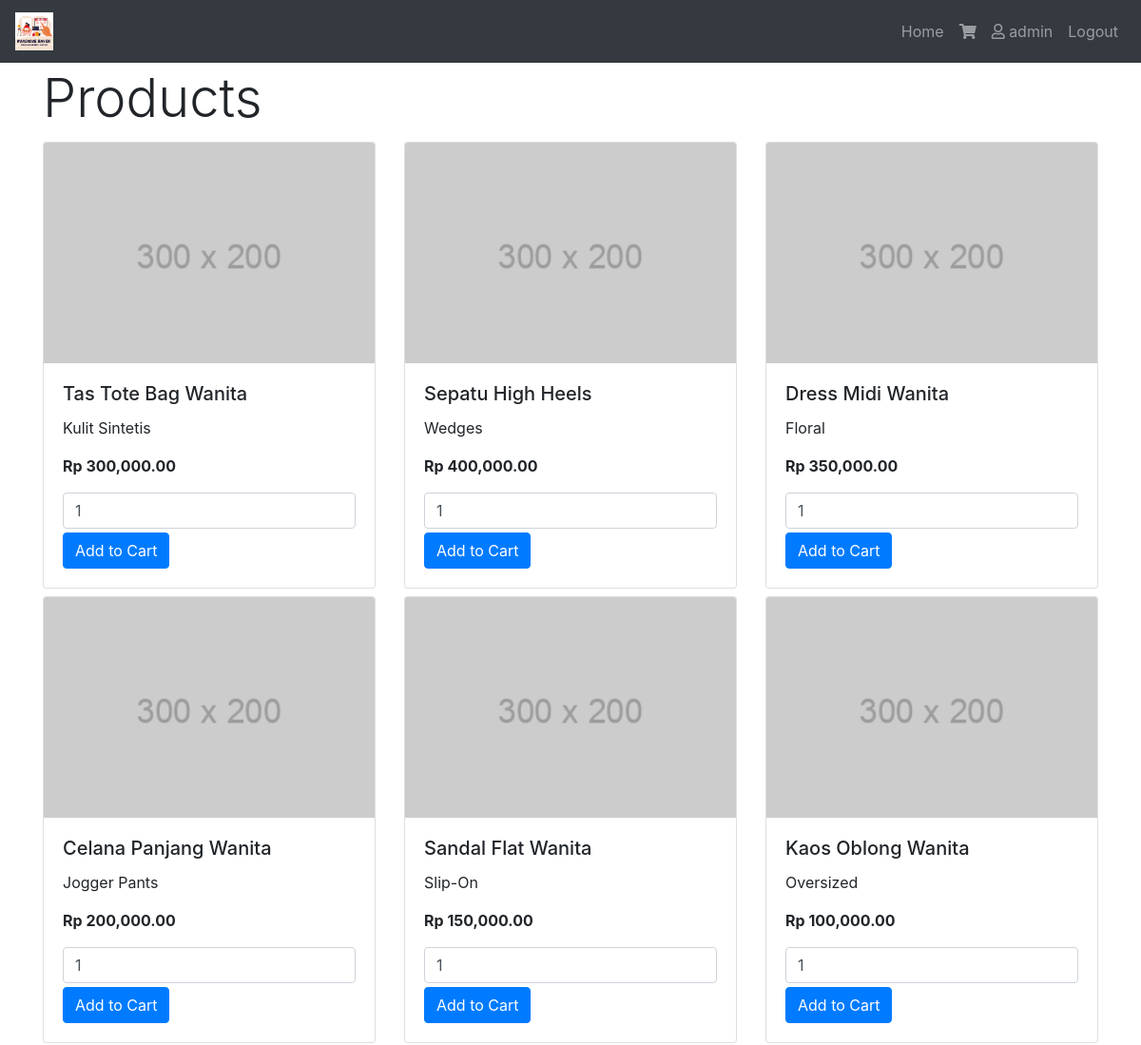
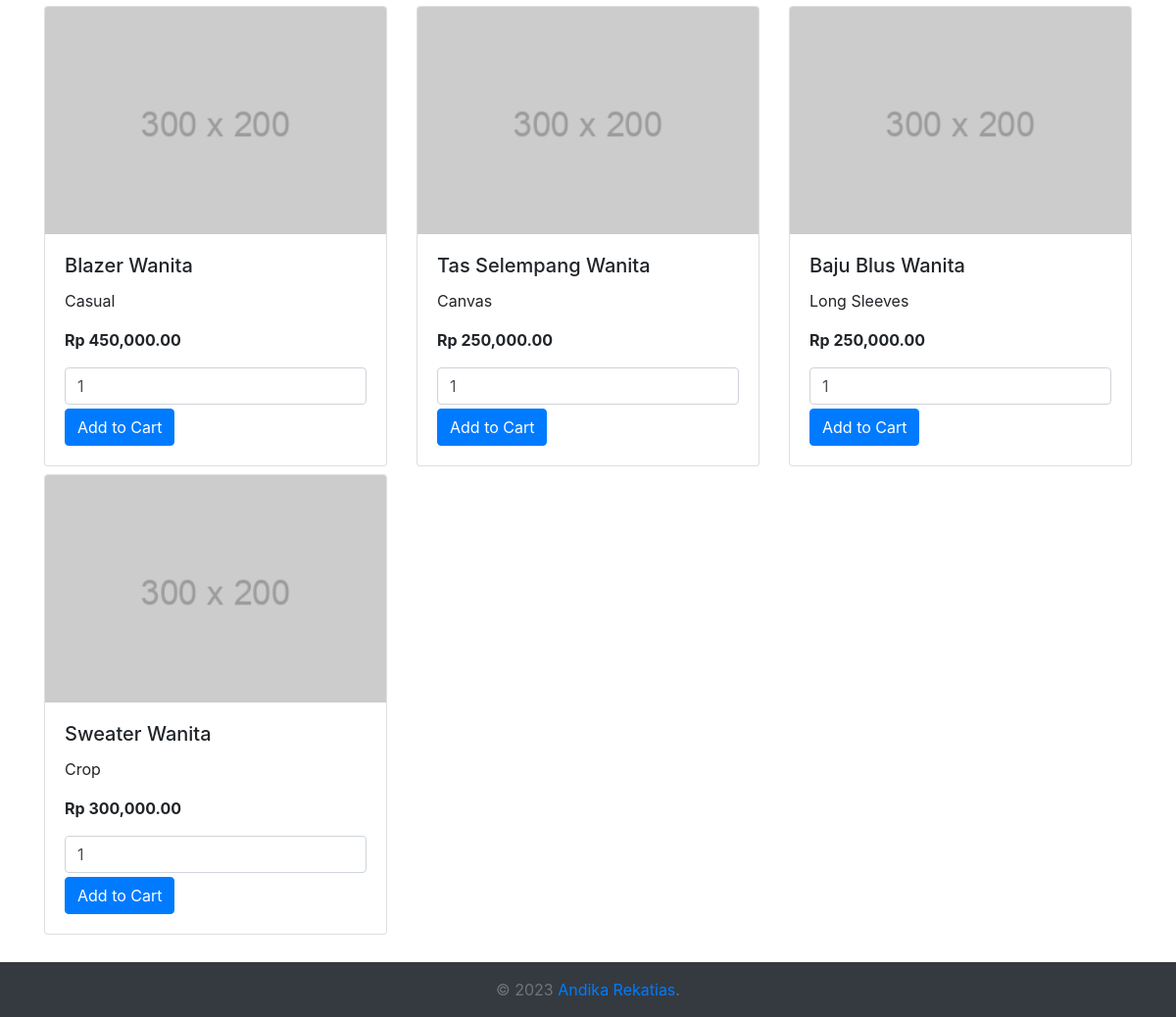
Screenshot of / (signed in) with the database file from the repository (2 pictures, top to bottom).
### tables this page shows
CREATE TABLE `item` (
  `id_i` int(11) NOT NULL,
  `id_u` int(11) NOT NULL,
  `i_name` varchar(50) NOT NULL,
  `type` varchar(30) NOT NULL,
  `image` varchar(100) NOT NULL,
  `price` decimal(10,2) NOT NULL
);

### app/koneksi.php (called while the page is built, shortened)
<?php
    class Koneksi {
        function __construct()
        {
            $this->kon = mysqli_connect("localhost", "root", "") or die("Couldn't connect to MySQL server");
            $this->baseUrl = "http://" . $_SERVER['SERVER_NAME'] . "/task2/";
            $this->prosesUrl = $this->baseUrl . "proses/";
        }
    }
?>

### inc/auth.php (called while the page is built, shortened)
<?php
require_once('app/koneksi.php');
require_once('app/item.php');
$item = new Item();
?>

### app/item.php (the view, shortened to what this page needs)
<?php
require_once('koneksi.php');
class Item{
    public $baseUrl;
    public $prosesUrl;
    public $pi;
    public function __construct(){
        $kon = new Koneksi();
        $this->koneksi = $kon->kon;
        $this->baseUrl = $kon->baseUrl;
        $this->prosesUrl = $kon->prosesUrl;
        $this->pi = mysqli_query($this->koneksi, "SELECT * FROM item");
    }
    public function showItem(){
        while ($result = mysqli_fetch_array($this->pi)) {
            $this->i_name = $result['i_name'];
            $this->type = $result['type'];
            $this->image = $result['image'];
            $this->price = $result['price'];
            echo "<div class='col-md-4 my-1'>";
            echo "<div class='card'>";
			echo "<img class='card-img-top' src='" . $this->baseUrl . "assets/img/".$this->image."' alt='Product Image'>";
			echo "<div class='card-body'>";
			echo "<h5 class='card-title'>". $this->i_name ."</h5>";
			echo "<p class='card-text'>". $this->type ."</p>";
			echo "<p class='card-text font-weight-bold'>Rp ". number_format($this->price,2) ."</p>";
            echo "<form method='post' action='" . $this->prosesUrl . "add_to_cart.php'>";
            echo "<input type='number' name='quantity' min='1' value='1' class='form-control my-1'>";
            echo "<button name='submit' type='submit' class='btn btn-primary'>Add to Cart</button>";
            echo "</form>";
			echo "</div>";
			echo "</div>";
			echo "</div>";
        }
    }
}
?>

### rows the page displays
item: image (picture), i_name "Tas Tote Bag Wanita", type "Kulit Sintetis", price "300,000.00"
item: image (picture), i_name "Sepatu High Heels", type "Wedges", price "400,000.00"
item: image (picture), i_name "Dress Midi Wanita", type "Floral", price "350,000.00"
item: image (picture), i_name "Celana Panjang Wanita", type "Jogger Pants", price "200,000.00"
item: image (picture), i_name "Sandal Flat Wanita", type "Slip-On", price "150,000.00"
item: image (picture), i_name "Kaos Oblong Wanita", type "Oversized", price "100,000.00"
item: image (picture), i_name "Blazer Wanita", type "Casual", price "450,000.00"
item: image (picture), i_name "Tas Selempang Wanita", type "Canvas", price "250,000.00"
item: image (picture), i_name "Baju Blus Wanita", type "Long Sleeves", price "250,000.00"
item: image (picture), i_name "Sweater Wanita", type "Crop", price "300,000.00"

### other values shown
$_SESSION['username'] "admin"
